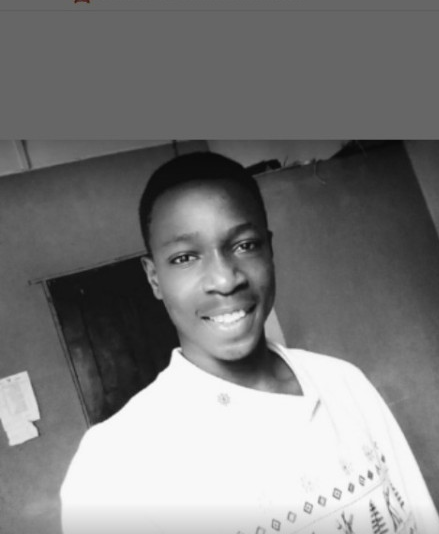
#> input picture resources/trust.png, 439 x 534 px
$ jupyter execute basics5.ipynb
#> lines starting #> are read from the running program, lines starting #| are printed output that depends on the picture
# JOINING IMAGES

[cell 1]
import cv2
import numpy as np

img = cv2.imread('resources/trust.png')
#> img is the input picture: shape (534, 439, 3); mean B, G, R 125.6, 125.6, 125.6

imgHor = np.hstack((img, img))
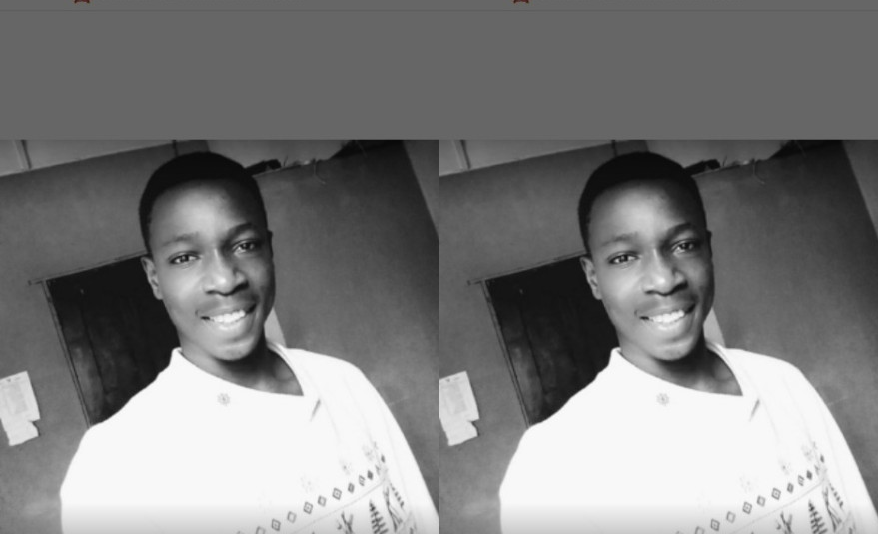
#> imgHor: shape (534, 878, 3); mean B, G, R 125.6, 125.6, 125.6
imgVar = np.vstack((img, img))
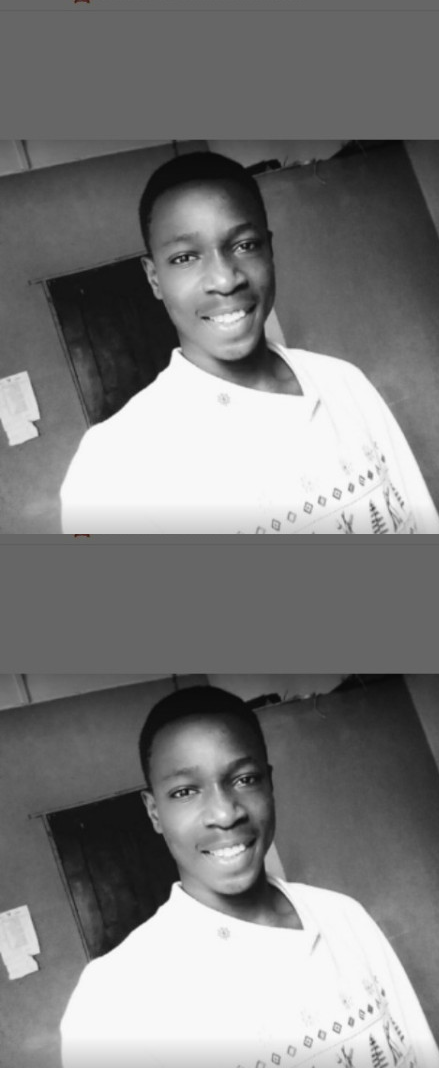
#> imgVar: shape (1068, 439, 3); mean B, G, R 125.6, 125.6, 125.6

cv2.imshow('Horizontal', imgHor)
cv2.imshow('Vertical', imgVar)

cv2.waitKey(0)

# Function to reduce the size of images and to stack them

[cell 2]
import cv2
import numpy as np


def stackImages(scale, imgArray):
#> called with scale = 0.5
    rows = len(imgArray)
#> rows = 3
    cols = len(imgArray[0])
#> cols = 534
    rowsAvailable = isinstance(imgArray[0], list)
#> rowsAvailable = False
    width = imgArray[0][0].shape[1]
#> width = 3
    height = imgArray[0][0].shape[0]
#> height = 439
    if rowsAvailable:
        for x in range (0, rows):
            for y in range (0, cols):
                if imgArray[x][y].shape[:2] == imgArray[0][0].shape[:2]:
                    imgArray[x][y] = cv2.resize(imgArray[x][y], (0,0), None, scale, scale)
                else:
                    imgArray[x][y] = cv2.resize(imgArray[x][y], (imgArray[0][0].shape[1], imgArray[0][0].shape[0]), None, scale, scale)
                if len(imgArray[x][y].shape) == 2:imgArray[x][y]= cv2.cvtColor(imgArray[x][y], cv2.COLOR_GRAY2BGR)

        imageBlank = np.zeros((height, width, 3), np.uint8)
        hor = [imageBlank]*rows
        hor_con = [imageBlank]*rows
        for x in range(0, rows):
            hor[x] = np.hstack(imgArray[x])
        ver = np.vstack(hor)
    else:
        for x in range(0, rows):
            if imgArray[x].shape[:2] == imgArray[0].shape[:2]:
                imgArray[x] = cv2.resize(imgArray[x], (0,0), None, scale, scale)
            else:
                imgArray[x] = cv2.resize(imgArray[x], (imgArray[0].shape[1], imgArray[0].shape[0]), None, scale, scale)
            if len(imgArray[x].shape) == 2: imgArray[x] = cv2.cvtColor(imgArray[x], cv2.COLOR_GRAY2BGR)
#> after the loop, imgArray = 3 items
        hor = np.hstack(imgArray)
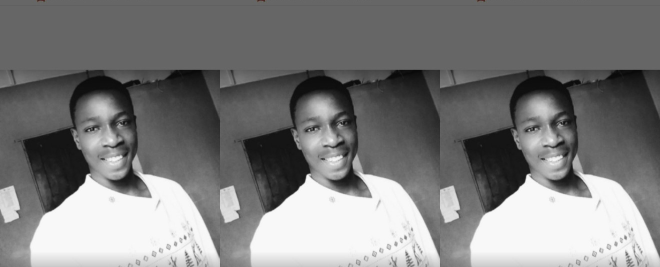
#> hor: shape (267, 660, 3); mean of channels 0, 1, 2 125.6, 125.6, 125.7; drawn as B, G, R
        ver = hor
    return ver

img = cv2.imread('resources/trust.png')

imgStack = stackImages(0.5, ([img,img,img]))

cv2.imshow('ImageStack', imgStack)


cv2.waitKey(0)

$ run again, with resources/puzzle.PNG copied over resources/trust.png
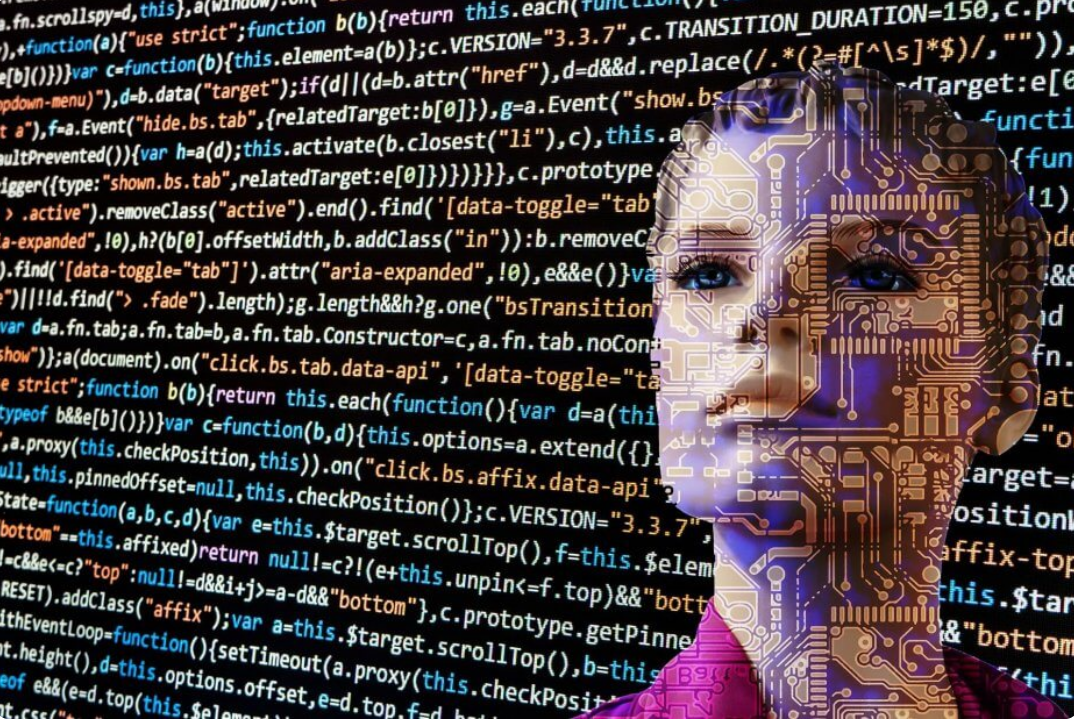
#> input picture resources/puzzle.PNG, 1074 x 720 px
#> img is the input picture: shape (720, 1074, 3); mean B, G, R 62.8, 60.4, 69.4
#> `imgVar = np.vstack((img, img))`:
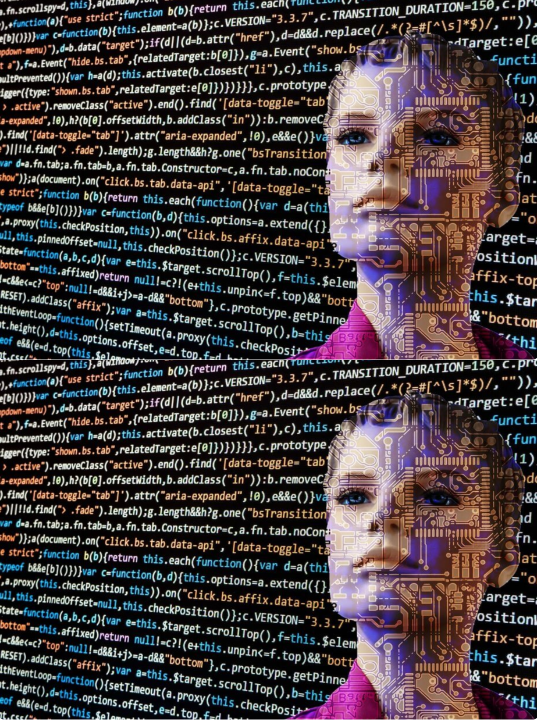
#> imgVar: shape (1440, 1074, 3) (shown at 1/2 size); mean B, G, R 62.8, 60.4, 69.4
#> rows = 3
#> cols = 720
#> rowsAvailable = False
#> after the loop in stackImages, `for x in range(0, rows):`: imgArray = 3 items
#> in stackImages, `hor = np.hstack(imgArray)`:
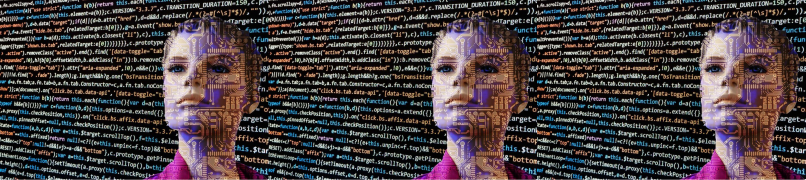
#> hor: shape (360, 1611, 3) (shown at 1/2 size); mean of channels 0, 1, 2 62.9, 60.5, 69.6; drawn as B, G, R
